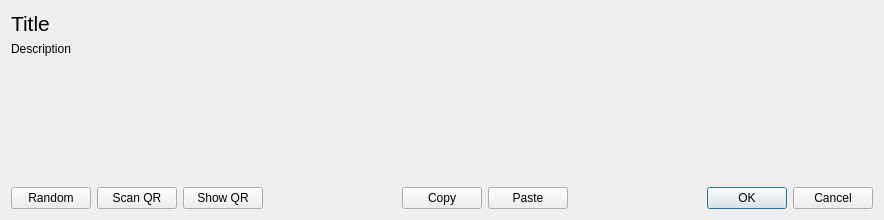
<?xml version="1.0" encoding="UTF-8"?>
<ui version="4.0">
 <class>Dialog</class>
 <widget class="QDialog" name="Dialog">
  <property name="geometry">
   <rect>
    <x>0</x>
    <y>0</y>
    <width>884</width>
    <height>220</height>
   </rect>
  </property>
  <property name="windowTitle">
   <string>Dialog</string>
  </property>
  <layout class="QVBoxLayout" name="verticalLayout">
   <item>
    <widget class="QLabel" name="title">
     <property name="sizePolicy">
      <sizepolicy hsizetype="Preferred" vsizetype="Fixed">
       <horstretch>0</horstretch>
       <verstretch>0</verstretch>
      </sizepolicy>
     </property>
     <property name="font">
      <font>
       <pointsize>16</pointsize>
      </font>
     </property>
     <property name="text">
      <string>Title</string>
     </property>
    </widget>
   </item>
   <item>
    <widget class="QLabel" name="description">
     <property name="sizePolicy">
      <sizepolicy hsizetype="Preferred" vsizetype="Fixed">
       <horstretch>0</horstretch>
       <verstretch>0</verstretch>
      </sizepolicy>
     </property>
     <property name="text">
      <string>Description</string>
     </property>
    </widget>
   </item>
   <item>
    <spacer name="verticalSpacer">
     <property name="orientation">
      <enum>Qt::Vertical</enum>
     </property>
     <property name="sizeHint" stdset="0">
      <size>
       <width>20</width>
       <height>40</height>
      </size>
     </property>
    </spacer>
   </item>
   <item>
    <layout class="QGridLayout" name="layout_words">
     <property name="spacing">
      <number>12</number>
     </property>
    </layout>
   </item>
   <item>
    <spacer name="verticalSpacer_2">
     <property name="orientation">
      <enum>Qt::Vertical</enum>
     </property>
     <property name="sizeHint" stdset="0">
      <size>
       <width>20</width>
       <height>40</height>
      </size>
     </property>
    </spacer>
   </item>
   <item>
    <layout class="QHBoxLayout" name="horizontalLayout">
     <item>
      <widget class="QPushButton" name="btn_random">
       <property name="text">
        <string>Random</string>
       </property>
      </widget>
     </item>
     <item>
      <widget class="QPushButton" name="btn_scan_qr">
       <property name="text">
        <string>Scan QR</string>
       </property>
      </widget>
     </item>
     <item>
      <widget class="QPushButton" name="btn_show_qr">
       <property name="text">
        <string>Show QR</string>
       </property>
      </widget>
     </item>
     <item>
      <spacer name="horizontalSpacer">
       <property name="orientation">
        <enum>Qt::Horizontal</enum>
       </property>
       <property name="sizeHint" stdset="0">
        <size>
         <width>40</width>
         <height>20</height>
        </size>
       </property>
      </spacer>
     </item>
     <item>
      <widget class="QPushButton" name="btn_copy">
       <property name="text">
        <string>Copy</string>
       </property>
      </widget>
     </item>
     <item>
      <widget class="QPushButton" name="btn_paste">
       <property name="text">
        <string>Paste</string>
       </property>
      </widget>
     </item>
     <item>
      <spacer name="horizontalSpacer_2">
       <property name="orientation">
        <enum>Qt::Horizontal</enum>
       </property>
       <property name="sizeHint" stdset="0">
        <size>
         <width>40</width>
         <height>20</height>
        </size>
       </property>
      </spacer>
     </item>
     <item>
      <widget class="QDialogButtonBox" name="button_box">
       <property name="orientation">
        <enum>Qt::Horizontal</enum>
       </property>
       <property name="standardButtons">
        <set>QDialogButtonBox::Cancel|QDialogButtonBox::Ok</set>
       </property>
      </widget>
     </item>
    </layout>
   </item>
  </layout>
 </widget>
 <resources/>
 <connections>
  <connection>
   <sender>button_box</sender>
   <signal>accepted()</signal>
   <receiver>Dialog</receiver>
   <slot>accept()</slot>
   <hints>
    <hint type="sourcelabel">
     <x>248</x>
     <y>254</y>
    </hint>
    <hint type="destinationlabel">
     <x>157</x>
     <y>274</y>
    </hint>
   </hints>
  </connection>
  <connection>
   <sender>button_box</sender>
   <signal>rejected()</signal>
   <receiver>Dialog</receiver>
   <slot>reject()</slot>
   <hints>
    <hint type="sourcelabel">
     <x>316</x>
     <y>260</y>
    </hint>
    <hint type="destinationlabel">
     <x>286</x>
     <y>274</y>
    </hint>
   </hints>
  </connection>
 </connections>
</ui>
